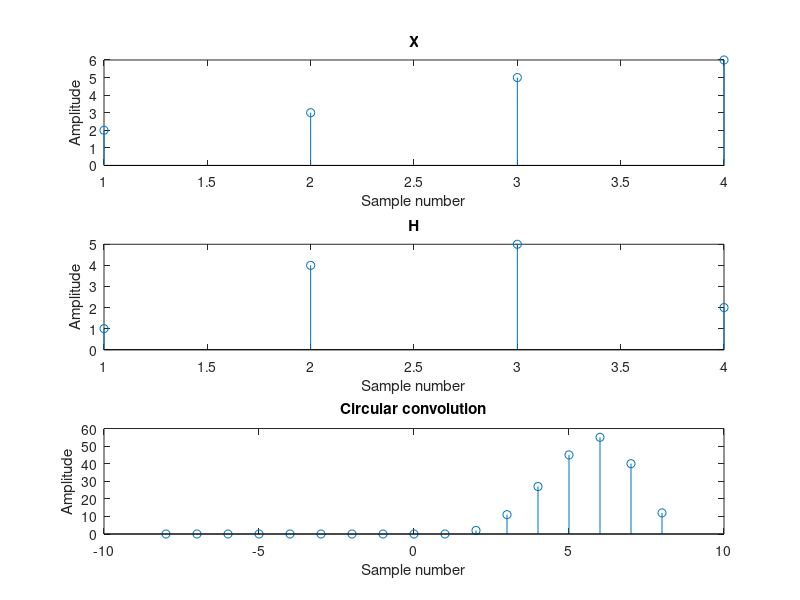

MATLAB code to generate this figure:
clc;
close all;

% Circular convolution

input("Press enter to start with Circular convolution");
x = [2 3 5 6];
h = [1 4 5 2];
len = length(x) + length(h);
y = zeros(1, len);

for i = -len : len

    out = 0;

    for k = 0 : length(h)
        x_t = 0;
        h_t = 0;

        if k <= length(x) && k > 0
            x_t = x(k);
        end
        if i-k <= length(h) && i-k > 0
            h_t = h(i-k);
        end

        out = out + h_t * x_t;
    end

    y(len + i + 1) = out;
    
end

y
cconv(x,h)

figure;

subplot(3,1,1);
stem(1:length(x), x);
title("X");
xlabel("Sample number");
ylabel("Amplitude");

subplot(3,1,2);
stem(1:length(h), h);
title("H");
xlabel("Sample number");
ylabel("Amplitude");

subplot(3,1,3);
stem(-len:len, y);
title("Circular convolution");
xlabel("Sample number");
ylabel("Amplitude");

return;